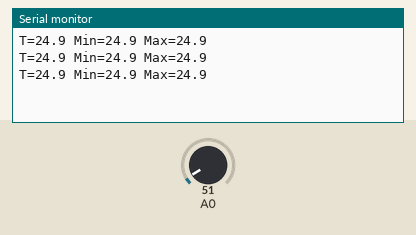
The sketch below on a simulated Arduino Uno, built with avr-gcc and run on an emulated ATmega328P. On the bench: the last lines printed to the serial monitor. The test bench sets the inputs (shaded band); at power-on: A0 = 51.

Above: at 1.3 s.
1.4 s: A0 set to 61
At 1.9 s:
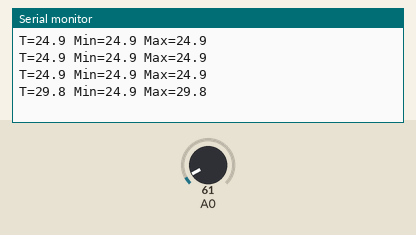
2.9 s: A0 set to 71
At 3.4 s:
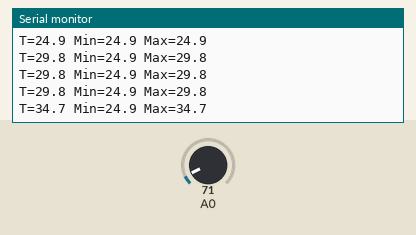
Timing chart, 0 to 5.9 s (numbered marks = the images above; inputs shaded):
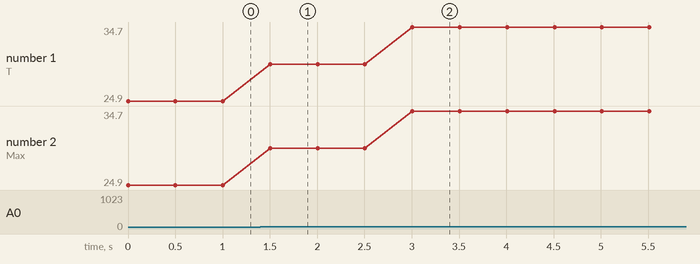

The sketch:

Projeto_161_Minimo_e_maximo_do_LM35.ino
```cpp
// Projeto 161 - Minimo e maximo do LM35
// Arduino Uno | Arduino Neon Lab

float minima=1000,maxima=-1000;
void setup(){Serial.begin(9600);}
void loop(){
 float t=analogRead(A0)*(5.0/1023.0)*100.0;
 if(t<minima) minima=t;if(t>maxima) maxima=t;
 Serial.print("T=");Serial.print(t,1);
 Serial.print(" Min=");Serial.print(minima,1);
 Serial.print(" Max=");Serial.println(maxima,1);delay(500);
}
```

Measured:
- after the input at 1.4 s, the serial monitor: prints a new line after 0.10 s (image 1)
- after the input at 2.9 s, the serial monitor: prints a new line after 0.11 s (image 2)
- plotted number 1: 24.9 → 29.8 after the input at 1.4 s, 29.8 → 34.7 after the input at 2.9 s
- plotted number 2: 24.9 → 29.8 after the input at 1.4 s, 29.8 → 34.7 after the input at 2.9 s
